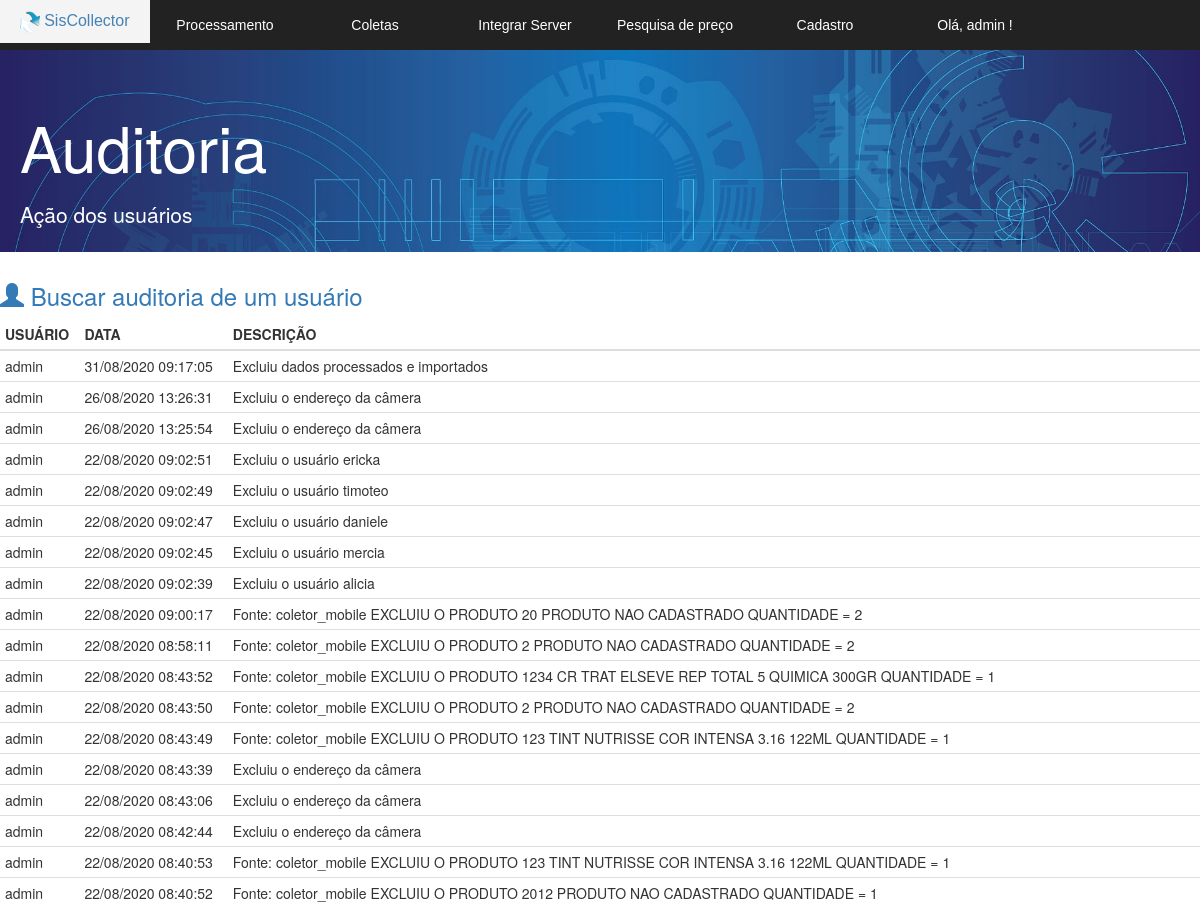
/v_listar_auditoria.php (signed in, upper part), run on an earlier commit of the app's database.
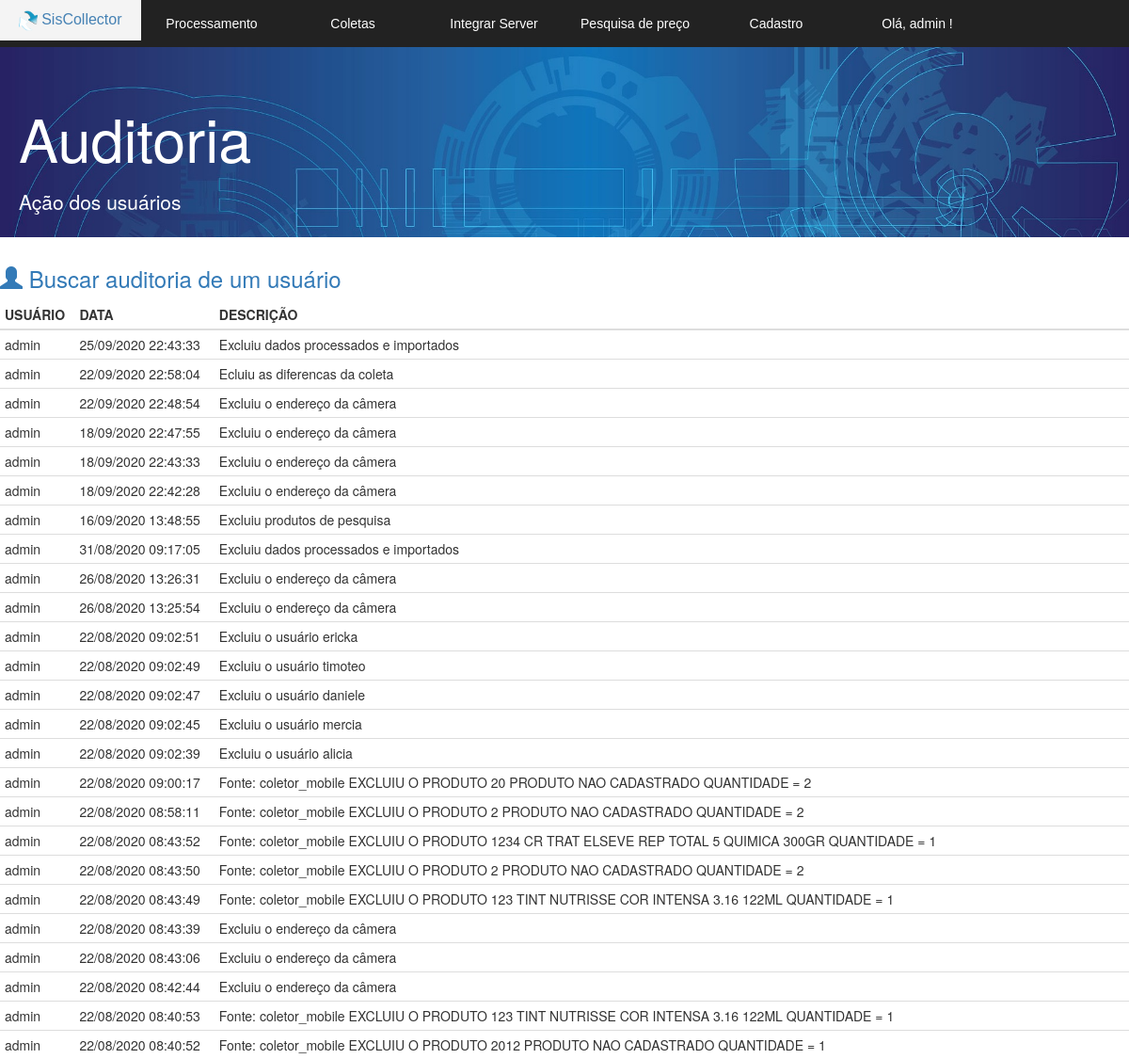
And on a later commit of the database.
### tables this page shows
CREATE TABLE IF NOT EXISTS `auditoria` (
  `id` int(11) NOT NULL AUTO_INCREMENT,
  `usuario` varchar(255) DEFAULT NULL,
  `descricao` varchar(255) DEFAULT NULL,
  `data` datetime NOT NULL,
  PRIMARY KEY (`id`)
);

### v_listar_auditoria.php (the view, shortened to what this page needs)
<!DOCTYPE html>
<html lang="pt-br">
<head>
  <link href="bootstrap/css/bootstrap.min.css" rel="stylesheet">
  <link rel="stylesheet" href="css.css">
  <link rel="stylesheet" href="normalize.css">
</head>
<body>
	<section id="principal">
   <?php
   require 'v_cabecalho.php';
   ?>
   <section class="corpo">
    <div class="jumbotron jumbotron-fluid">
      <div class="container">
        <h1 class="display-4">Auditoria</h1>
        <p class="lead">Ação dos usuários</p>
      </div>
    </div>
    <h3> <a href="v_buscar_usuario.php" > <span class="glyphicon glyphicon-user" aria-hidden="true"></span> Buscar auditoria de um usuário </a></h3>
    <?php
    $listagem = mysqli_query($conexao,  "SELECT * FROM auditoria order by id desc");
    ?>
    <table class="table table-condensed">
     <thead >
      <tr class="table-primary">
        <th scope="col">USUÁRIO</th>
        <th scope="col">DATA</th>
        <th scope="col">DESCRIÇÃO</th>
      </tr>
    </thead>
    <tbody>
      <?php
      while($linha = mysqli_fetch_array($listagem)) {
      $data = $linha['data'];
      ?>
        <tr>
          <td> <?= $linha['usuario'] ?> </td>
          <td> <?php echo date('d/m/Y H:i:s', strtotime($data));  ?>  </td>
          <td> <?= utf8_encode($linha['descricao']);  ?> </td>
        </tr>
        <?php } ?>
      </tbody>
    </table>
  </section>
</section>
</body>
</html>

### v_cabecalho.php (shortened to what this page needs)
<?php
$usuario = $_SESSION['usuario'];
?>
<div>
<nav class="menu">
	<ul>
		<li> <a href="index.php" id="a"> <img src="logo.png" height="22px" alt=""> SisCollector	</a></li>
		<li><a href="#">Processamento</a>
		</li>
		<li><a href="#">Coletas </a>
		</li>
		<li><a href="#">Integrar Server</a>
		</li>
		<li><a href="v_pesquisa_preco.php">Pesquisa de preço</a> </li>
		<li><a href="#">Cadastro</a>
		</li>
		<li> <a href="#"> Olá, <?php echo $usuario ;?> ! </a>
		</li>
	</ul>
</nav>
</div>

### css.css (style rules this page uses)
.jumbotron { padding-top: 70px; height: 18em; width: 100%; max-height: 50%; max-width: 100%; min-height: 20%; min-width: 30%; background-image: url("bg.jpg")!important; background-size: cover; color:#ffffff; }
.jumbotron h1 { margin-bottom: 0.3em; }
.jumbotron .container { margin-left:5px; }
a:link { text-decoration:none ; }
.menu { position: fixed; width: 100%; height: 50px; background-color: #222; font-family: 'arial'; }
#a { padding: 10px; color: #4682B4; font-size: 16px; }
.menu ul { list-style: none; position: relative; }
.menu ul li { width: 150px; float: left; }
.menu a { padding: 15px; display: block; text-decoration: none; text-align: center; background-color: #222; color:#fff; }

What changed in the data, as far as the page shows it:
added auditoria: usuario "admin", data "25/09/2020 22:43:33", descricao "Excluiu dados processados e importados"
added auditoria: usuario "admin", data "22/09/2020 22:58:04", descricao "Ecluiu as diferencas da coleta"
added auditoria: usuario "admin", data "22/09/2020 22:48:54", descricao "Excluiu o endereço da câmera"
added auditoria: usuario "admin", data "18/09/2020 22:47:55", descricao "Excluiu o endereço da câmera"
added auditoria: usuario "admin", data "18/09/2020 22:43:33", descricao "Excluiu o endereço da câmera"
added auditoria: usuario "admin", data "18/09/2020 22:42:28", descricao "Excluiu o endereço da câmera"
added auditoria: usuario "admin", data "16/09/2020 13:48:55", descricao "Excluiu produtos de pesquisa"
